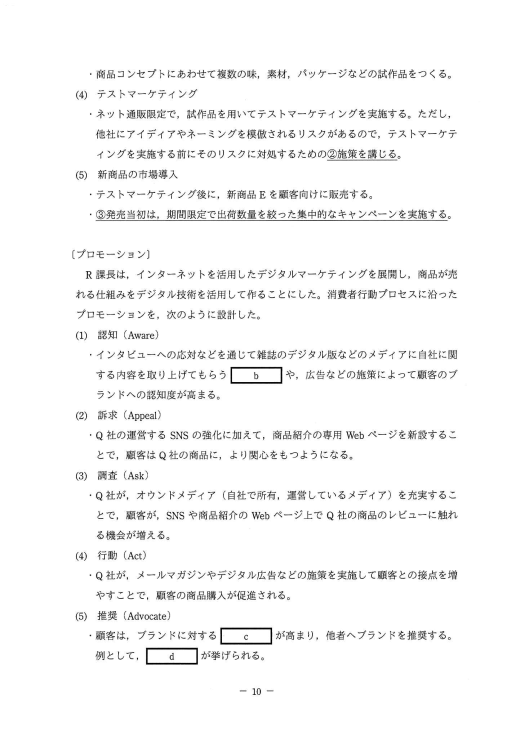
#> input picture assets/written/ap-r03a-source/question-p10.png, 1032 x 1459 px, given in place of question-p25.png, which was not available (shown at 1/2 size)
$ python case4.py
#> lines starting #> are read from the running program, lines starting #| are printed output that depends on the picture; pictures that were not available may be replaced by others from this repository, and a replacement may not be noted
### content/ap/written-drafts/2024/author-spring-1-6/author.py
from pathlib import Path
import json,hashlib
from PIL import Image
ROOT=Path('/workspace/ap-study-written-2024'); DEST=ROOT/'content/ap/written-drafts/2024/author-spring-1-6'; AUTHOR='/root/author_2024_spring_1_6'
def digest(p):return hashlib.sha256((ROOT/p).read_bytes()).hexdigest()
def save(c):
 c['author']=AUTHOR;c['authoringStatus']='awaiting-independent-review';c['status']='draft';c['qualificationId']='ap';c['examPartId']='written';c['version']=1;c['sourceKind']='official';c['bodyFormat']='hitomon-markdown-math-v1';c['rubricNotice']='確認ポイントは学習用に独自作成したものです。IPAの公式配点・部分点基準ではありません。'
 c['sourceImages']=[f"assets/written/{c['id']}/question-p{n:02}.png" for n in c['sourcePages']]
 c['imageSizes']={p:dict(zip(['width','height'],Image.open(ROOT/p).size)) for p in c['sourceImages']}
 c['source']=f"IPA 令和6年度春期 応用情報技術者試験 午後 問{c['id'].split('pm')[-1]}"
 c['sourceRefs']=['https://www.ipa.go.jp/shiken/mondai-kaiotu/2024r06.html']+[f'https://www.ipa.go.jp/shiken/mondai-kaiotu/m42obm000000afqx-att/2024r06h_ap_pm_{k}.pdf' for k in ['qs','ans','cmnt']]
 c.setdefault('bodyFigures',[]);c.setdefault('bodyRefs',{})
 for i in c['items']:
  i.setdefault('bodyRefs',[]);i.setdefault('sourcePages',c['sourcePages'])
  for f in i['fields']:
   if f['type']!='singleChoice':
    f.setdefault('maxLength',2000)
    if f['maxLength']==2000:f.setdefault('constraints',[]).append('原問に字数指定なし。2000字はアプリ入力上限。')
   f.setdefault('evidence',{'questionPages':i['sourcePages'],'officialAnswerPage':1 if int(c['id'][-1])<3 else 2 if int(c['id'][-1])<5 else 3,'officialCommentaryPage':1 if int(c['id'][-1])<5 else 2})
 (DEST/(c['id']+'.json')).write_text(json.dumps(c,ensure_ascii=False,indent=2)+'\n')
 return c

def field(id,label,answer,explanation,rubric,type='shortText',maxLength=None,choices=None,constraints=None,method=None):
 f=dict(id=id,label=label,type=type,referenceAnswers=answer if isinstance(answer,list) else [answer],explanation=explanation,rubric=rubric if isinstance(rubric,list) else [rubric],grading={'method':method or ('self' if type=='freeText' else 'exactText')})
 if maxLength is not None:f['maxLength']=maxLength
 if constraints:f['constraints']=constraints
 if choices is not None:
  f['choices']=[dict(id=chr(97+n),label=label,text=text) for n,(label,text) in enumerate(choices)];f['selection']={'mode':'exact','count':1}
 return f

def item(id,label,prompt,fields,pages=None,refs=None):
 i=dict(id=id,label=label,prompt=prompt,fields=fields)
 if pages:i['sourcePages']=pages
 if refs:i['bodyRefs']=refs
 return i

def crop(case,n,name,box,caption,anchor=None):
#> called with case = 'ap-r06h-pm4', n = 25, name = 'figure-1', box = (132, 1072, 906, 1307), caption = '図1 Webアプリを実装するシステムの構成案'
 src=f'assets/written/{case}/question-p{n:02}.png';dest=f'assets/written/{case}/{name}.png';Image.open(ROOT/src).crop(box).save(ROOT/dest)
#> after `src = f'assets/written/{case}/question-p{n:02}.png'`:
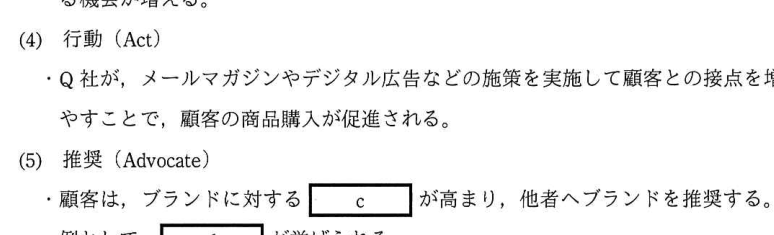
#> saved as figure-1.png: PIL image 774x235 RGB; min 0, max 255, mean 242.6
 evidence_path=DEST/'crops.json';e=json.loads(evidence_path.read_text()) if evidence_path.exists() else {};e[dest]={'source':src,'rectangle':list(box),'sha256':digest(dest),'sourceSHA256':digest(src)};evidence_path.write_text(json.dumps(e,ensure_ascii=False,indent=2)+'\n')
 return dict(id=name,image=dest,caption=caption,sourcePage=n,placement='replace-caption',anchor=anchor or caption,alt=caption+'。原本の図形・結線・ラベル・注記を保持。')

### content/ap/written-drafts/2024/author-spring-1-6/case4.py
from author import *
c={'id':'ap-r06h-pm4','topicId':'architecture','title':'CRMシステムの改修','sourcePages':list(range(25,30)), 'body':'''問4 CRM（Customer Relationship Management）システムの改修に関する次の記述を読んで，設問に答えよ。

C社は，住宅やビルなどのアルミサッシを製造，販売する中堅企業である。取引先の設計・施工会社のニーズにきめ細かく対応するために，自社で開発したCRMシステム（以下，CRMシステムという）を使用している。CRMシステムは，データベースとWebアプリケーションプログラム（以下，Webアプリという）から成り，C社のLAN上にあるPCから利用される。このたび，営業担当者が外出先からスマートフォンやノートPCを用いてCRMシステムを利用できるようにするために，データベースは変更せずにWebアプリを改修することになった。

［Webアプリの改修方針］

Webアプリの改修方針を次に示す。

・必要以上の開発コストを掛けない。

・営業担当者が外出先で効率的にCRMシステムを利用できるように，スマートフォンに最適化した画面を追加する。

・将来的に，CRMシステム以外の社内システムとも連携できるように拡張性をもたせる。

［Webアプリの実装方式の検討］

これらの改修方針を受けて，図1のWebアプリを実装するシステムの構成案を検討した。

図1 Webアプリを実装するシステムの構成案

検討したWebアプリの実装方式を次に示す。

・ユーザーインタフェースとデータ処理を分ける。ユーザーインタフェースは，WebサーバにHTML，Cascading Style Sheets（CSS），画像，スクリプトなどを静的なファイルとして配置する。データ処理は，APがDBから取得したデータをJSON形式のデータで返すWeb APIとして実装する。

・ユーザーインタフェースとなる静的ファイルは，PCとスマートフォンそれぞれのWebブラウザ用に個別に作成し，データ処理用のWeb APIは共用する。

・ユーザーインタフェースの表示速度を向上させるために，++①静的ファイルを最適化する++。

［実現可能性の評価］

［Webアプリの実装方式の検討］で示した方式の実現可能性を評価するために，プロトタイプを用いて多くのデータを扱う機能について検証した。その結果，スマートフォンの特定の画面において次の問題が発生した。

・扱うデータ量が増えるに連れて，レスポンスが著しく低下する。

・++②スマートフォンのCPU負荷が大きく++，頻繁に使用するとバッテリの消耗が激しい。

そこで，これらの問題の原因を調べるために，Webアプリの処理を分析した。レスポンスの悪かった日誌一覧の表示画面を図2に，Web APIからの応答データを図3に示す。

図2 日誌一覧の表示画面

```text
{
  "customer": "○△×設計事務所",
  "count": 16,
  "diaries": [  ← α
    {"date": "2023-08-21",
     "salesperson": "情報花子",
     "salesprocess": "問合せ",
     "diary": （省略）},
         …
    {"date": "2023-10-04",
     "salesperson": "情報太郎",
     "salesprocess": "製品概要紹介",
     "diary": （省略）},
         …
  ]  ← β
}
```

図3 Web APIからの応答データ

スマートフォンのWebブラウザから図2の画面をリクエストしてから描画されるまでの一連の処理について，処理ごとに所要時間を測定した結果を表1に示す。

表1 処理ごとに所要時間を測定した結果

| No. | 処理概要 | 所要時間（ミリ秒） |
| --- | --- | --- |
| 1 | Webブラウザが画面に必要となる静的なファイルを全て受信する。 | 300 |
| 2 | WebブラウザがWeb APIにリクエストして，図3の応答データを全て受信する。 | 800 |
| 3 | Webブラウザ内で日誌のデータを日付の降順にソートして，画面に表示する最大件数である4件目までを抽出する。 | 1,200 |
| 4 | 日誌本文が42文字を超える場合，先頭から41文字と文字“…”を結合した42文字の文字列にする。 | 300 |
| 5 | 日誌一覧の表示を実行したユーザーが作成した日誌か否かを判断して，本人が作成した日誌には“編集”ボタンを表示する。 | 200 |
| 6 | データをWebブラウザに描画する。 | 500 |

表1から，図3の応答データのスマートフォンへの転送処理と，Webブラウザ内でその応答データを加工する処理に多くの時間を要していることが判明した。

［Webアプリの見直し］

Webブラウザが画面をリクエストしてから描画されるまでの所要時間の目標値を3秒以内に設定して，それを達成するために，次の三つの方式を検討した。

① スマートフォンのユーザーインタフェースをアプリケーションプログラム（以下，スマホアプリという）として開発して，そのスマホアプリ内でWeb APIからの応答データを加工・描画する方式

② リクエストのあった応答データのうち，Webブラウザに描画するデータだけを返すWeb APIを開発して，スマートフォンのWebブラウザからそのWeb APIを利用する方式

③ ②で開発したWeb APIを①で開発したスマホアプリから利用する方式

各方式について，応答データを加工・描画するソフトウェア又はサーバと，その実現可能性を評価するために，設けた評価項目について整理した結果を表2に示す。各評価項目の評価点に対する重み付けは均一とし，また，将来的な拡張性については各実装方法を設計するタイミングで検討することにした。

なお，［実現可能性の評価］においてプロトタイプを用いて検証した方式を方式Ⓟとする。

表2 整理した結果

| 方式 | ソフトウェア／サーバ：データ描画 | ソフトウェア／サーバ：データ加工 | 評価項目：レスポンス | 評価項目：開発コスト | 評価項目：CPU負荷 | 評価点合計 |
| --- | --- | --- | --- | --- | --- | --- |
| Ⓟ | Webブラウザ | Webブラウザ | × | ◎ | × | 3点 |
| ① | スマホアプリ | スマホアプリ | ○ | △ | △ | 4点 |
| ② | Webブラウザ | AP | ○ | ○ | ○ | 6点 |
| ③ | スマホアプリ | AP | ◎ | × | ○ | 5点 |

凡例 ◎：とても優れている，3点 ○：優れている，2点 △：あまり優れていない，1点 ×：優れていない，0点

［レスポンス時間の試算］

表2の結果から，方式②について更に検討を進めることになり，そのレスポンスが実用上問題ないか，表1を基に所要時間を試算した。

表1中のNo.2の所要時間について考える。方式②のWeb APIからの応答データのサイズは，図3のデータのサイズの4分の1になり，サーバ側でのデータ転送には時間を要しないものと仮定すると，No.2の所要時間は［a］ミリ秒となる。

次に，No.3〜No.5の処理時間について考える。No.3の処理はDBで，No.4とNo.5の処理はAPで行われる。処理時間は各機器のCPU処理能力だけに依存すると仮定する。各機器のCPU処理能力は，スマートフォンが10,000MIPS相当，DBが40,000MIPS相当，APが20,000MIPS相当の場合，No.3〜No.5の処理時間の合計は［b］ミリ秒となる。

以上の試算の結果，方式②で十分なレスポンスが期待できることから，方式②を採用することにした。

［システム構成の検討］

方式②で開発したWeb APIの配置について検討した。図1のAP上に配置する案も検討したが，++③将来的な拡張性++を考慮した結果，図1のAPとは別に，スマートフォンやノートPCから呼び出されるWeb APIのためのAPを，新たに追加する構成にした。

このシステム構成を採用した結果，問題を解消し，さらに将来的な拡張性をもたせることができた。'''}
c['bodyFigures']=[crop(c['id'],25,'figure-1',(132,1072,906,1307),'図1 Webアプリを実装するシステムの構成案'),crop(c['id'],26,'figure-2',(114,897,579,1328),'図2 日誌一覧の表示画面')]
#> call 2 of crop, with case = 'ap-r06h-pm4', n = 26, name = 'figure-2', box = (114, 897, 579, 1328), caption = '図2 日誌一覧の表示画面'
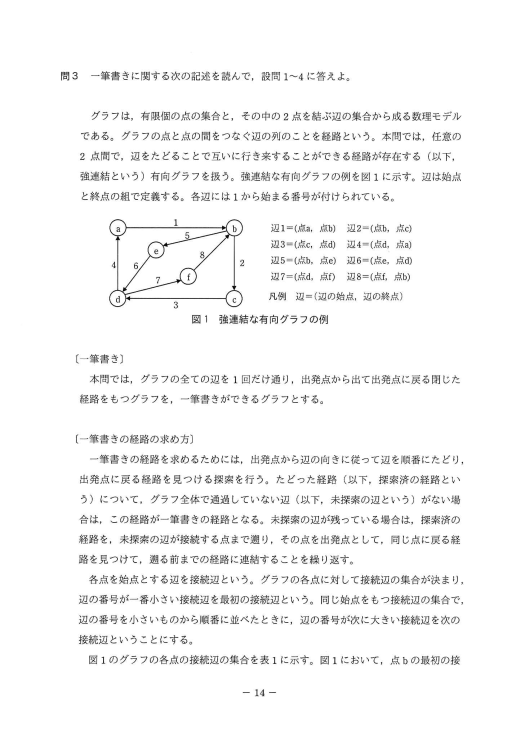
#> input picture assets/written/ap-r03a-source/question-p14.png, 1032 x 1459 px, given in place of question-p26.png, which was not available (shown at 1/2 size)
#> in crop (call 2), `src = f'assets/written/{case}/question-p{n:02}.png'`:
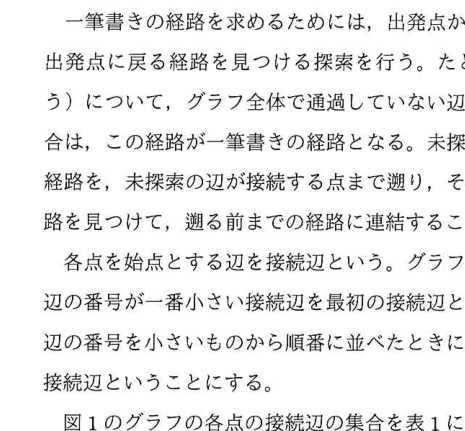
#> saved as figure-2.png: PIL image 465x431 RGB; min 0, max 255, mean 235.4
c['bodyRefs']={'figure-1':{'sourcePages':[25],'anchor':'図1 Webアプリを実装するシステムの構成案'},'figure-2':{'sourcePages':[26],'anchor':'図2 日誌一覧の表示画面'},'figure-3':{'sourcePages':[26],'anchor':'図3 Web APIからの応答データ'},'table-1':{'sourcePages':[27],'anchor':'表1 処理ごとに所要時間を測定した結果'},'table-2':{'sourcePages':[28],'anchor':'表2 整理した結果'},'underline-1':{'sourcePages':[26],'text':'①静的ファイルを最適化する'},'underline-2':{'sourcePages':[26],'text':'②スマートフォンのCPU負荷が大きく'},'underline-3':{'sourcePages':[28],'text':'③将来的な拡張性'}}
c['items']=[item('q1','設問1','本文中の下線①に該当するものを解答群の中から++全て++選び，記号で答えよ。\n\n解答群\nア HTML，CSS，スクリプトなどのコードに，パイプライン処理を有効にする設定を行う。\nイ HTML，CSS，スクリプトなどのコードに含まれる，余分な改行やコメントを削除する。\nウ 画像を，BMPやTIFFなどの画像フォーマットにする。\nエ 画像を，PNGやSVGなどの画像フォーマットにする。\nオ 全てのファイルをバイトコードに変換して圧縮する。',[field('answer','全ての記号','イ，エ','余分な改行・コメントの削除は静的ファイルのサイズを減らし，PNGやSVGの利用もWebで扱う画像のデータ量や描画の効率を改善する。パイプライン処理の設定はコードの静的最適化の説明ではなく，全ファイルのバイトコード化もブラウザで配信するHTML等に適用できない。BMP・TIFFはこの目的に適する選択ではない。',['イとエの両方を挙げ，その他を含めない。','順不同の複数選択として全体を自己評価する。'],type='freeText',maxLength=20,constraints=['全て選び，記号で答える。順不同。'])],[26,29],['underline-1']),
item('q2-1','設問2(1)','［実現可能性の評価］について答えよ。\n本文中の下線②の要因として，最も適切なものを解答群の中から選び，記号で答えよ。',[field('answer','記号','ウ','表1では日誌のソート・抽出だけで1,200ミリ秒を要し，さらに文字列加工などを端末で行う。端末メモリ上の日誌データ加工がCPU負荷の主要因である。通信やHTML等の描画も処理の一部だが，測定結果に対応する主要因はウとなる。','処理ごとの計測結果に基づき端末上のデータ加工を選ぶ。',type='singleChoice',choices=list(zip('アイウエ',['JSON形式の応答データを送受信する処理','WebブラウザにHTML，CSS，画像ファイルをレンダリングする処理','スマートフォンのメモリ上で日誌のデータを加工する処理','日誌一覧の各担当がログインユーザーか否かを判別する処理'])))],[26,27,29],['underline-2']),
item('q2-2','設問2(2)','［実現可能性の評価］について答えよ。\n図3中のαとβの箇所にある“［”及び“］”で囲まれたデータはどのようなデータを表現するものか。データ形式に着目し，“日誌”という単語を用いて，15字以内で答えよ。',[field('answer','データの表現','日誌の繰返しデータ','JSONの角括弧は配列を表す。diariesには一つずつの日誌オブジェクトが並んでおり，日誌が繰り返されるデータを表現している。単一の日誌の属性集合を表す波括弧との違いに着目する。','「日誌」を用いて，同じ形式の日誌が繰り返される配列であることを述べる。',type='freeText',maxLength=15,constraints=['“日誌”という単語を用いる。'])],[26,29],['figure-3']),
item('q3','設問3','表2中の方式②のレスポンスが，方式Ⓟに比べて優れていると評価した理由を二つ挙げ，それぞれ30字以内で答えよ。',[
field('reason1','理由①','応答データの加工処理をサーバ側で行うから','方式②ではソート・抽出・文字列加工等をサーバで行い，スマートフォンのWebブラウザ内の処理を減らせる。もう一つの理由である転送量削減と区別して，処理場所の変更を説明する。','応答データ加工がスマートフォンからサーバへ移ることを述べる。',type='freeText',maxLength=30),field('reason2','理由②','応答データの転送量が削減されるから','方式Ⓟは日誌データ全体を返すが，方式②は描画に必要なデータだけ返す。転送するデータ量が減り，受信時間を短縮できる。二つの理由の記入順は入れ替わってもよい。',['描画に必要なデータだけ返すため転送量が削減されることを述べる。','二つの欄全体で，サーバ加工と転送量削減の異なる二理由を満たす（順不同）。'],type='freeText',maxLength=30)], [26,27,28,29],['table-1','table-2']),
item('q4','設問4','本文中の［a］，［b］に入れる適切な数値を答えよ。',[
field('a','a（ミリ秒）','200','転送データ量が4分の1になるので，800÷4＝200ミリ秒となる。サーバ側のデータ転送時間は無視するという仮定を用いる。','800ミリ秒にデータ量の比1/4を掛ける。'),field('b','b（ミリ秒）','550','No.3はCPU能力が4倍のDBで行うので1,200÷4＝300ミリ秒。No.4とNo.5は能力が2倍のAPで行うので300÷2＝150，200÷2＝100ミリ秒。合計300＋150＋100＝550ミリ秒となる。','処理ごとの移行先のCPU能力比で時間を換算して合計する。')],[27,28,29],['table-1']),
item('q5','設問5','本文中の下線③の拡張性とは何か。40字以内で答えよ。',[field('answer','拡張性','Web APIを介してCRMシステム以外の社内システムとも連携する拡張性','改修方針には，将来CRM以外の社内システムと連携することが明記されている。端末向けAPIを専用APに分離すると，複数システムのAPIを組み合わせて端末向けのデータを提供しやすくなる。単なるサーバ増設や端末数増加ではなく，本文の連携方針に対応して答える。','Web APIを介した，CRM以外の社内システムとの連携を述べる。',type='freeText',maxLength=40)],[25,28,29],['underline-3'])]
#> (the run stopped early here; a loop or call above may not have finished)
